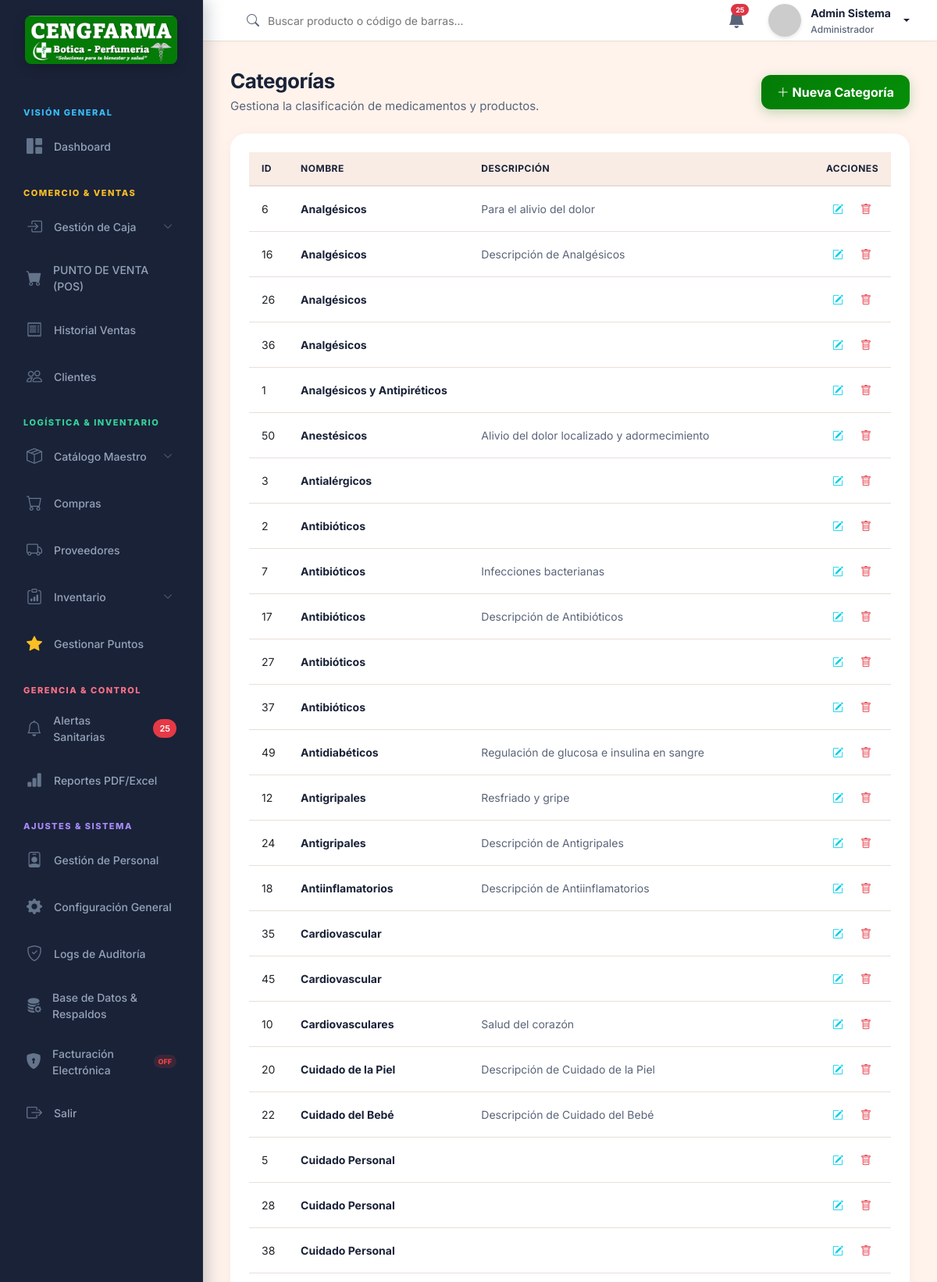
Page /public/categoria/index (signed in, upper part) on the committed database.
### tables this page shows
CREATE TABLE IF NOT EXISTS `configuracion` (
  `id` int NOT NULL AUTO_INCREMENT,
  `clave` varchar(50) NOT NULL,
  `valor` text,
  `descripcion` varchar(255) DEFAULT NULL,
  PRIMARY KEY (`id`),
  UNIQUE KEY `clave` (`clave`)
);

CREATE TABLE IF NOT EXISTS `categorias` (
  `id` int NOT NULL AUTO_INCREMENT,
  `nombre` varchar(100) NOT NULL,
  `descripcion` varchar(255) DEFAULT NULL,
  `estado` tinyint(1) DEFAULT '1',
  PRIMARY KEY (`id`)
);

### app/views/categorias/index.php (the view, shortened to what the rows shown need)
<div class="page-content">
    <div class="d-flex justify-content-between align-items-center mb-4">
        <div>
            <h1 class="page-title">Categorías</h1>
            <div class="page-subtitle">Gestiona la clasificación de medicamentos y productos.</div>
        </div>
        <button class="btn-primary-custom" style="width: auto; padding: 10px 20px;" data-bs-toggle="modal" data-bs-target="#modalCategoria" onclick="nuevoRegistro()">
            <i class="bi bi-plus-lg"></i> Nueva Categoría
        </button>
    </div>
    <div class="card-metric">
        <div class="table-responsive">
            <table class="table table-hover align-middle" style="width: 100%; font-size: 14px;">
                <thead>
                    <tr>
                        <th width="50">ID</th>
                        <th>Nombre</th>
                        <th>Descripción</th>
                        <th width="150" class="text-end">Acciones</th>
                    </tr>
                </thead>
                <tbody>
                    <?php if(empty($data['categorias'])): ?>
                    <tr><td colspan="4" class="text-center text-muted">No hay datos registrados</td></tr>
                    <?php else: ?>
                    <?php foreach($data['categorias'] as $cat): ?>
                    <tr>
                        <td><?php echo $cat['id']; ?></td>
                        <td style="font-weight:700; color:var(--text-primary);"><?php echo htmlspecialchars($cat['nombre']); ?></td>
                        <td style="color:var(--text-secondary);"><?php echo htmlspecialchars($cat['descripcion'] ?? ''); ?></td>
                        <td class="text-end">
                            <button class="btn btn-sm" style="color: #00CFE8;" onclick="editarRegistro(<?php echo htmlspecialchars(json_encode($cat)); ?>)">
                                <i class="bi bi-pencil-square"></i>
                            </button>
                            <form action="<?php echo BASE_URL; ?>categoria/delete" method="POST" class="d-inline" onsubmit="return confirm('¿Seguro que deseas eliminar esta categoría?');">
                                <button type="submit" class="btn btn-sm" style="color: var(--danger);" title="Eliminar">
                                    <i class="bi bi-trash"></i>
                                </button>
                            </form>
                        </td>
                    </tr>
                    <?php endforeach; ?>
                    <?php endif; ?>
                </tbody>
            </table>
        </div>
    </div>
</div>

### app/views/layouts/main.php (shortened to what the rows shown need)
<!DOCTYPE html>
<html lang="es">
<head>
    <link href="https://cdn.jsdelivr.net/npm/bootstrap@5.3.0/dist/css/bootstrap.min.css" rel="stylesheet">
    <link rel="stylesheet" href="https://cdn.jsdelivr.net/npm/bootstrap-icons@1.11.1/font/bootstrap-icons.css">
    <link rel="stylesheet" href="<?php echo BASE_URL; ?>css/style.css">
    <link rel="stylesheet" href="<?php echo BASE_URL; ?>css/accessibility.css">
</head>
<body>
<div id="wrapper">
    <aside id="sidebar">
        <?php
        require_once '../app/models/Configuracion.php';
        $_globalConfigModel = new Configuracion();
        $_globalLogo = $_globalConfigModel->get('logo');
        $configs     = $_globalConfigModel->getAll();
        require_once '../app/models/Inventario.php';
        $_globalInvModel = new Inventario();
        $_lotesVencer = $_globalInvModel->getLotesProximosVencer(90);
        $_stockBajo = $_globalInvModel->getProductosBajoStock(20);
        $_totalNotifs = count($_lotesVencer) + count($_stockBajo);
        $boticaName = $configs['nombre_botica']['valor'] ?? 'CENGFARMA';
        ?>
        <a href="<?php echo BASE_URL; ?>auth/index" class="sidebar-logo text-center d-block">
            <?php
            $effectiveLogo = !empty($_globalLogo) ? $_globalLogo : 'img/cengfarma_banner.png';
            $logoSrc = (strpos($effectiveLogo, 'http') === 0) ? $effectiveLogo : BASE_URL . $effectiveLogo;
            ?>
            <img src="<?php echo htmlspecialchars($logoSrc); ?>" alt="<?php echo htmlspecialchars($boticaName); ?>" style="max-height: 62px; max-width: 95%; object-fit: contain; border-radius: 8px; box-shadow: 0 4px 15px rgba(0,0,0,0.2);">
        </a>
        <ul class="sidebar-nav">
            <?php if($_SESSION['rol_id'] == 1): ?>
            <li class="nav-section-title" style="color: #38bdf8;">Visión General</li>
            <li class="nav-item">
                <a href="<?php echo BASE_URL; ?>dashboard/index" class="nav-link">
                    <i class="bi bi-grid-1x2-fill"></i> Dashboard
                </a>
            </li>
            <?php endif; ?>
            <li class="nav-section-title" style="color: #fbbf24;">Comercio & Ventas</li>
            <li class="nav-item">
                <a class="nav-link" data-bs-toggle="collapse" href="#menuCaja" role="button" aria-expanded="false" aria-controls="menuCaja">
                    <i class="bi bi-box-arrow-in-right"></i> Gestión de Caja
                    <i class="bi bi-chevron-down ms-auto" style="font-size:12px"></i>
                </a>
            </li>
            <li class="nav-item">
                <a href="<?php echo BASE_URL; ?>venta/pos" class="nav-link" id="nav-pos">
                    <i class="bi bi-cart-fill"></i> PUNTO DE VENTA (POS)
                </a>
            </li>
            <li class="nav-item">
                <a href="<?php echo BASE_URL; ?>venta/index" class="nav-link">
                    <i class="bi bi-receipt"></i> Historial Ventas
                </a>
            </li>
            <li class="nav-item">
                <a href="<?php echo BASE_URL; ?>cliente/index" class="nav-link">
                    <i class="bi bi-people"></i> Clientes
                </a>
            </li>
            <?php if(in_array($_SESSION['rol_id'], [1, 2, 4])): ?>
            <li class="nav-section-title" style="color: #34d399;">Logística & Inventario</li>
            <li class="nav-item">
                <a class="nav-link" data-bs-toggle="collapse" href="#menuProductos" role="button" aria-expanded="false" aria-controls="menuProductos">
                    <i class="bi bi-box-seam"></i> Catálogo Maestro
                    <i class="bi bi-chevron-down ms-auto" style="font-size:12px"></i>
                </a>
            </li>
            <li class="nav-item">
                <a href="<?php echo BASE_URL; ?>compra/index" class="nav-link">
                    <i class="bi bi-cart"></i> Compras
                </a>
            </li>
            <li class="nav-item">
                <a href="<?php echo BASE_URL; ?>proveedor/index" class="nav-link">
                    <i class="bi bi-truck"></i> Proveedores
                </a>
            </li>
            <li class="nav-item">
                <a class="nav-link" data-bs-toggle="collapse" href="#menuInventario" role="button" aria-expanded="false" aria-controls="menuInventario">
                    <i class="bi bi-clipboard-data"></i> Inventario
                    <i class="bi bi-chevron-down ms-auto" style="font-size:12px"></i>
                </a>
            </li>
            <li class="nav-item">
                <a href="<?php echo BASE_URL; ?>puntos/index" class="nav-link">
                    <i class="bi bi-star-fill" style="color: #fbbf24;"></i> Gestionar Puntos
                </a>
            </li>
            <?php endif; ?>
            <li class="nav-section-title" style="color: #fb7185;">Gerencia & Control</li>
            <li class="nav-item">
                <a href="<?php echo BASE_URL; ?>notificacion/index" class="nav-link">
                    <i class="bi bi-bell"></i> Alertas Sanitarias
                    <?php if($_totalNotifs > 0): ?>
                    <span class="badge-sidebar" style="background-color: var(--danger);"><?php echo $_totalNotifs; ?></span>
                    <?php endif; ?>
                </a>
            </li>
            <li class="nav-item">
                <a href="<?php echo BASE_URL; ?>reporte/index" class="nav-link">
                    <i class="bi bi-bar-chart-fill"></i> Reportes PDF/Excel
                </a>
            </li>
            <?php if($_SESSION['rol_id'] == 1): ?>
            <li class="nav-section-title" style="color: #a78bfa;">Ajustes & Sistema</li>
            <li class="nav-item">
                <a href="<?php echo BASE_URL; ?>usuario/index" class="nav-link">
                    <i class="bi bi-person-badge"></i> Gestión de Personal
                </a>
            </li>
            <li class="nav-item">
                <a href="<?php echo BASE_URL; ?>configuracion/index" class="nav-link">
                    <i class="bi bi-gear-fill"></i> Configuración General
                </a>
            </li>
            <li class="nav-item">
                <a href="<?php echo BASE_URL; ?>auditoria/index" class="nav-link">
                    <i class="bi bi-shield-check"></i> Logs de Auditoría
                </a>
            </li>
            <li class="nav-item">
                <a href="<?php echo BASE_URL; ?>sistema/index" class="nav-link">
                    <i class="bi bi-database-fill-gear"></i> Base de Datos & Respaldos
                </a>
            </li>
            <li class="nav-item">
                <a href="<?php echo BASE_URL; ?>configuracion/sunat" class="nav-link" style="position:relative;">
                    <i class="bi bi-shield-lock-fill"></i> Facturación Electrónica
                    <?php
                    $sunatActivo = ($configs['sunat_habilitado']['valor'] ?? '0') === '1';
                    $sunatModo   = $configs['sunat_modo']['valor'] ?? 'beta';
                    ?>
                    <span style="font-size:9px; font-weight:800; padding:2px 6px; border-radius:10px; margin-left:4px;
                        background:<?php echo $sunatActivo ? ($sunatModo==='produccion' ? 'rgba(16,185,129,0.2)' : 'rgba(245,158,11,0.2)') : 'rgba(239,68,68,0.15)'; ?>;
                        color:<?php echo $sunatActivo ? ($sunatModo==='produccion' ? '#10B981' : '#F59E0B') : '#ef4444'; ?>;">
                        <?php echo $sunatActivo ? strtoupper($sunatModo) : 'OFF'; ?>
                    </span>
                </a>
            </li>
            <?php endif; ?>
            <li class="nav-item">
                <a href="<?php echo BASE_URL; ?>auth/logout" class="nav-link">
                    <i class="bi bi-box-arrow-right"></i> Salir
                </a>
            </li>
        </ul>
    </aside>
    <div id="content-wrapper">
        <header id="topbar">
            <div class="d-flex align-items-center gap-3">
                <form action="<?php echo BASE_URL; ?>producto/index" method="GET" class="search-box ms-2 d-none d-md-flex align-items-center mb-0">
                    <i class="bi bi-search"></i>
                    <input type="text" name="search" placeholder="Buscar producto o código de barras..." value="<?php echo htmlspecialchars($_GET['search'] ?? '', ENT_QUOTES, 'UTF-8'); ?>" style="border:none; outline:none; background:transparent; width: 100%; color: var(--text-primary);">
                </form>
            </div>
            <div class="topbar-actions">
                <a href="<?php echo BASE_URL; ?>notificacion/index" class="topbar-icon" style="text-decoration: none;">
                    <i class="bi bi-bell-fill"></i>
                    <?php if($_totalNotifs > 0): ?>
                    <span class="badge rounded-pill bg-danger"><?php echo $_totalNotifs; ?></span>
                    <?php endif; ?>
                </a>
                <div class="dropdown">
                    <div class="user-profile dropdown-toggle" data-bs-toggle="dropdown" aria-expanded="false" style="cursor: pointer;">
                        <img src="https://ui-avatars.com/api/?name=<?php echo urlencode($_SESSION['nombre'] ?? 'U'); ?>&background=00A896&color=fff&bold=true" alt="User Avatar">
                        <div class="user-info">
                            <span class="user-name"><?php echo htmlspecialchars($_SESSION['nombre'] ?? 'Administrador', ENT_QUOTES, 'UTF-8'); ?></span>
                            <span class="user-role">
                                <?php
                                $roles = [1 => 'Administrador', 2 => 'Farmacéutico', 3 => 'Cajero', 4 => 'Almacenero'];
                                echo $roles[$_SESSION['rol_id'] ?? 1];
                                ?>
                            </span>
                        </div>
                    </div>
                </div>
            </div>
        </header>
        <?php require_once '../app/views/' . $view . '.php'; ?>
    </div>
</div>
</body>
</html>

### rows in the picture
configuracion: valor (picture)
categorias: id "6", nombre "Analgésicos", descripcion "Para el alivio del dolor"
categorias: id "16", nombre "Analgésicos", descripcion "Descripción de Analgésicos"
categorias: id "26", nombre "Analgésicos"
categorias: id "36", nombre "Analgésicos"
categorias: id "1", nombre "Analgésicos y Antipiréticos"
categorias: id "50", nombre "Anestésicos", descripcion "Alivio del dolor localizado y adormecimiento"
categorias: id "3", nombre "Antialérgicos"
categorias: id "2", nombre "Antibióticos"
categorias: id "7", nombre "Antibióticos", descripcion "Infecciones bacterianas"
categorias: id "17", nombre "Antibióticos", descripcion "Descripción de Antibióticos"
categorias: id "27", nombre "Antibióticos"
categorias: id "37", nombre "Antibióticos"
categorias: id "49", nombre "Antidiabéticos", descripcion "Regulación de glucosa e insulina en sangre"
categorias: id "12", nombre "Antigripales", descripcion "Resfriado y gripe"
categorias: id "24", nombre "Antigripales", descripcion "Descripción de Antigripales"
categorias: id "18", nombre "Antiinflamatorios", descripcion "Descripción de Antiinflamatorios"
categorias: id "35", nombre "Cardiovascular"
categorias: id "45", nombre "Cardiovascular"
categorias: id "10", nombre "Cardiovasculares", descripcion "Salud del corazón"
categorias: id "20", nombre "Cuidado de la Piel", descripcion "Descripción de Cuidado de la Piel"
categorias: id "22", nombre "Cuidado del Bebé", descripcion "Descripción de Cuidado del Bebé"
categorias: id "5", nombre "Cuidado Personal"
categorias: id "28", nombre "Cuidado Personal"
categorias: id "38", nombre "Cuidado Personal"

### other values in the picture
$_totalNotifs "25"
$_SESSION['nombre'] "Admin Sistema"
$roles[$_SESSION['rol_id'] ?? 1] "Administrador"
